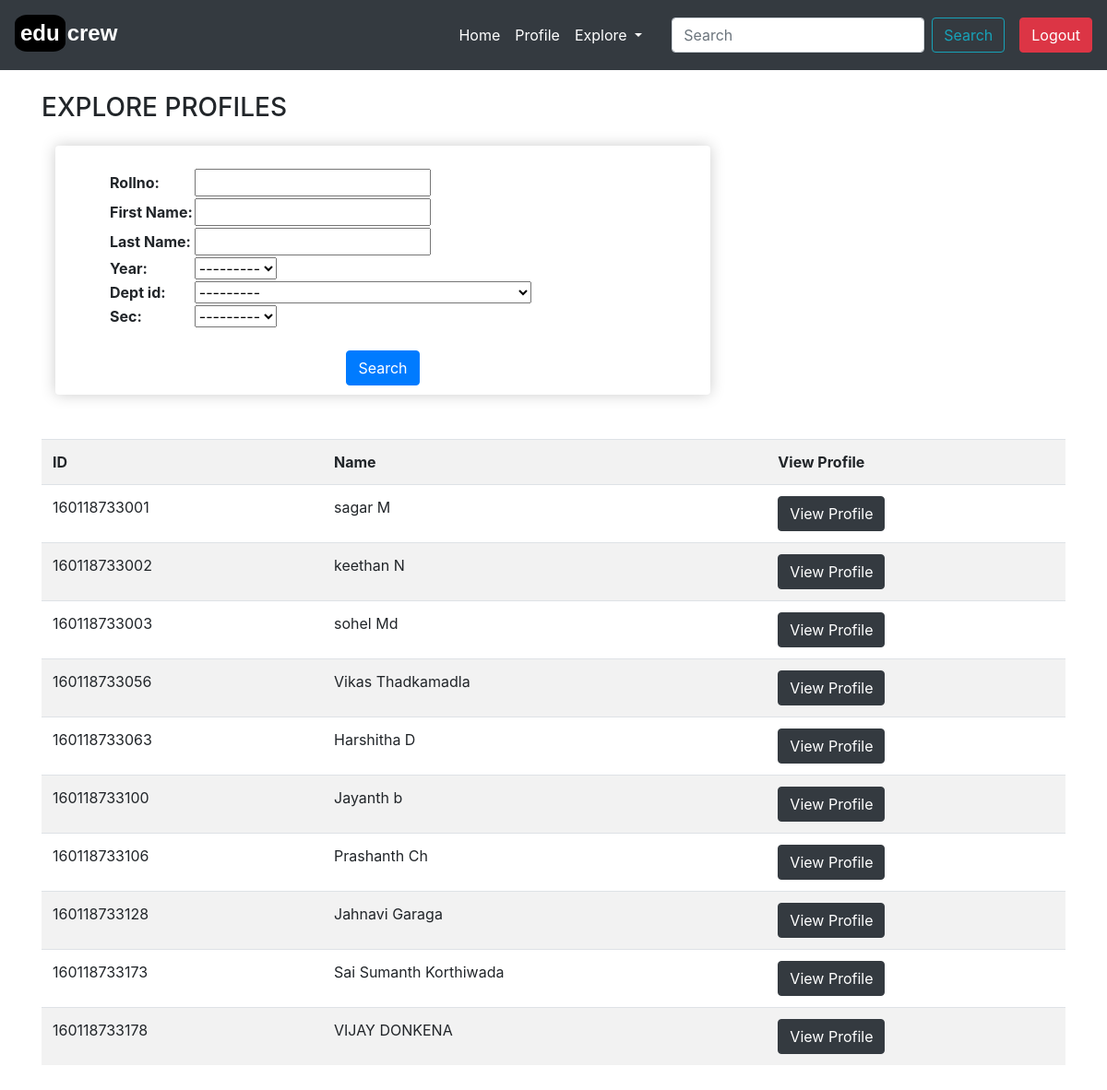
Page /explore/students/ (signed in) on the earlier database version.
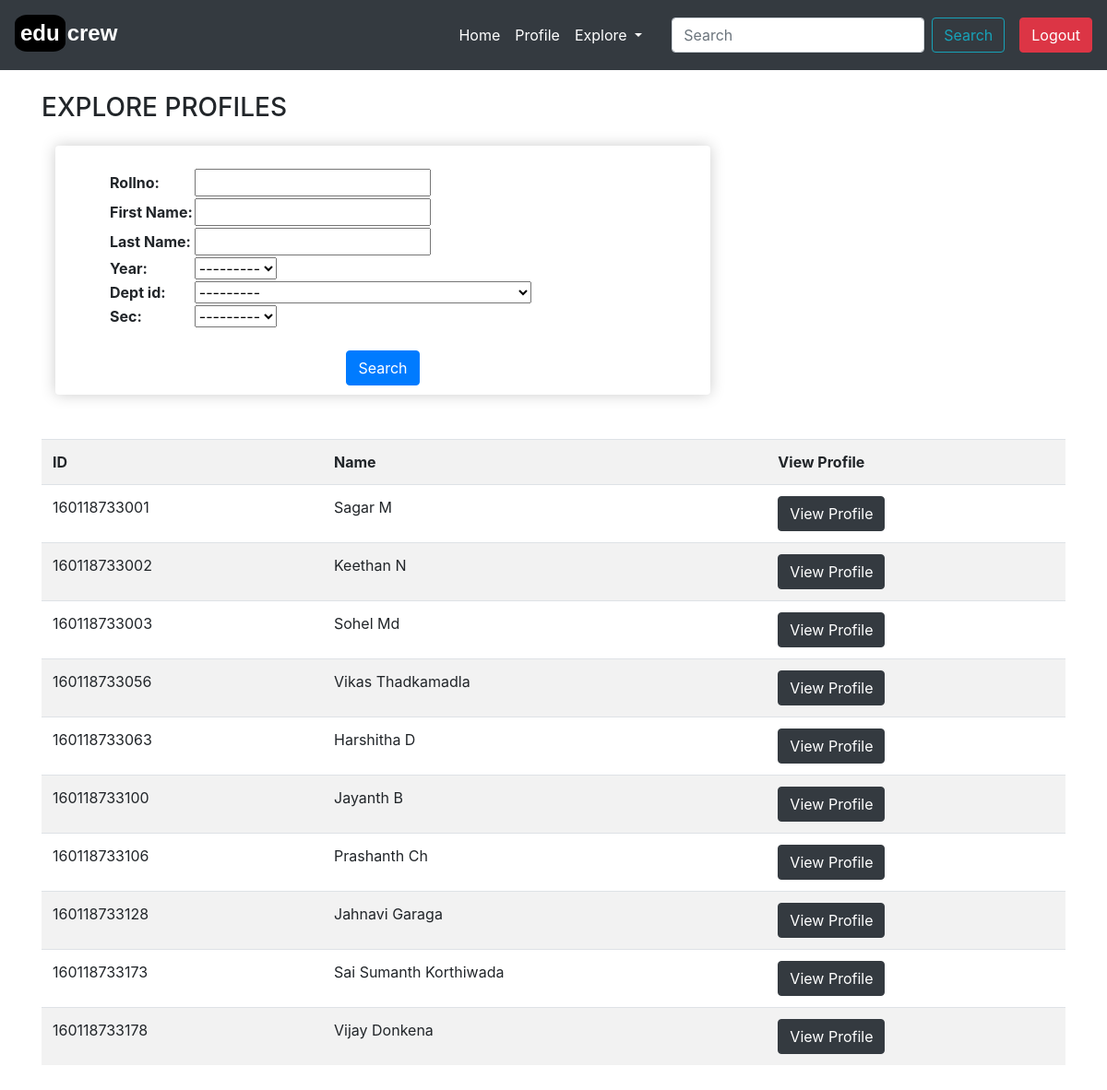
Same page on the later database version.
### educrew/models.py (models this page shows)
class Student(models.Model):
    user = models.OneToOneField(User,null=True, blank=True ,on_delete=models.CASCADE)
    rollno = models.IntegerField(primary_key=True)
    firstname = models.CharField(max_length=100, null=True)
    lastname = models.CharField(max_length=100, null=True)
    email = models.CharField(max_length=100)
    phoneno = models.IntegerField(null=True)
    YEAR = ((1,1),(2,2),(3,3),(4,4))
    SEC=((1,1),(2,2),(3,3))
    year = models.IntegerField(choices=YEAR, null=True)
    dept_id = models.ForeignKey(Dept, null=True, on_delete=models.SET_NULL) #cascade
    sec = models.IntegerField(choices=SEC, null=True)
    profile_image= models.ImageField(default="profilepic.jpg",null=True)
    def __str__(self):
        return self.firstname +" "+  self.lastname

### educrew/views.py (the view)
# urls.py: path('explore/students/', views.exploreStudents, name="exploreStudents"),
@login_required(login_url='login')
def exploreStudents(request):
    students = Student.objects.all()
    sfilter = StudentFilter(request.GET, queryset=students)
    students = sfilter.qs
    context = {'students':students, 'sfilter':sfilter,}
    return render(request,'educrew/exploreStudents.html',context)

### educrew/models.py (called while the page is built)
    def __str__(self):
        return self.dept_name

### educrew/templates/educrew/exploreStudents.html
{% extends 'educrew/main.html' %}
{% load static %}
{% block content %}
<h3>EXPLORE PROFILES</h3>
<div class="col-lg-8">
    <div class="box-element pt-lg-4 mt-lg-4">
        <form method="GET" action="">
            <div class="form-row ml-lg-5">
                <table>
                    {% for f in  sfilter.form%}
                    <tr>
                        <td class="font-weight-bold">{{f.label}}:</td>
                        <td>{{f}}</td>
                    </tr>
                    {% endfor %}
                </table>
            </div>
            <center>
                <button class="btn btn-primary mt-lg-4" type="submit">Search</button>
            </center>
        </form>
    </div>
</div>
<br>
<br>
<div class="mb-lg-5">
<table class="table table-striped  my-lg-0" style="margin-bottom: 100px;">
    <tr>
        <td class="font-weight-bold">ID</td>
        <td class="font-weight-bold">Name</td>
        <td class="font-weight-bold">View Profile</td>
    </tr>
    {% for student in students %}
    <tr>
        <td>
            {{student.rollno}}
        </td>
        <td>
            {{student}}
        </td>
        <td><a class="btn btn-dark" href="{% url 'viewStudent' student.rollno %}">View Profile</a></td>
    </tr>
    {% endfor %}
</table>
</div>
{% endblock content %}

Differences in the rows shown:
changed Student id 160118733001: firstname+lastname "sagar M" → "Sagar M"
changed Student id 160118733002: firstname+lastname "keethan N" → "Keethan N"
changed Student id 160118733003: firstname+lastname "sohel Md" → "Sohel Md"
changed Student id 160118733100: firstname+lastname "Jayanth b" → "Jayanth B"
changed Student id 160118733178: firstname+lastname "VIJAY DONKENA" → "Vijay Donkena"
